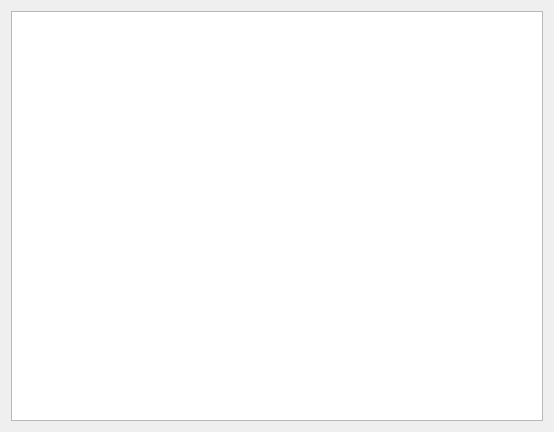
<?xml version="1.0" encoding="UTF-8"?>
<ui version="4.0">
 <class>ImageViewer</class>
 <widget class="QWidget" name="ImageViewer">
  <property name="geometry">
   <rect>
    <x>0</x>
    <y>0</y>
    <width>554</width>
    <height>432</height>
   </rect>
  </property>
  <property name="windowTitle">
   <string>Form</string>
  </property>
  <layout class="QVBoxLayout" name="verticalLayout">
   <item>
    <widget class="ZoomHandler" name="graphicsView">
     <property name="dragMode">
      <enum>QGraphicsView::ScrollHandDrag</enum>
     </property>
     <property name="transformationAnchor">
      <enum>QGraphicsView::AnchorUnderMouse</enum>
     </property>
    </widget>
   </item>
  </layout>
 </widget>
 <customwidgets>
  <customwidget>
   <class>ZoomHandler</class>
   <extends>QGraphicsView</extends>
   <header>zoomhandler.h</header>
  </customwidget>
 </customwidgets>
 <resources/>
 <connections/>
</ui>
